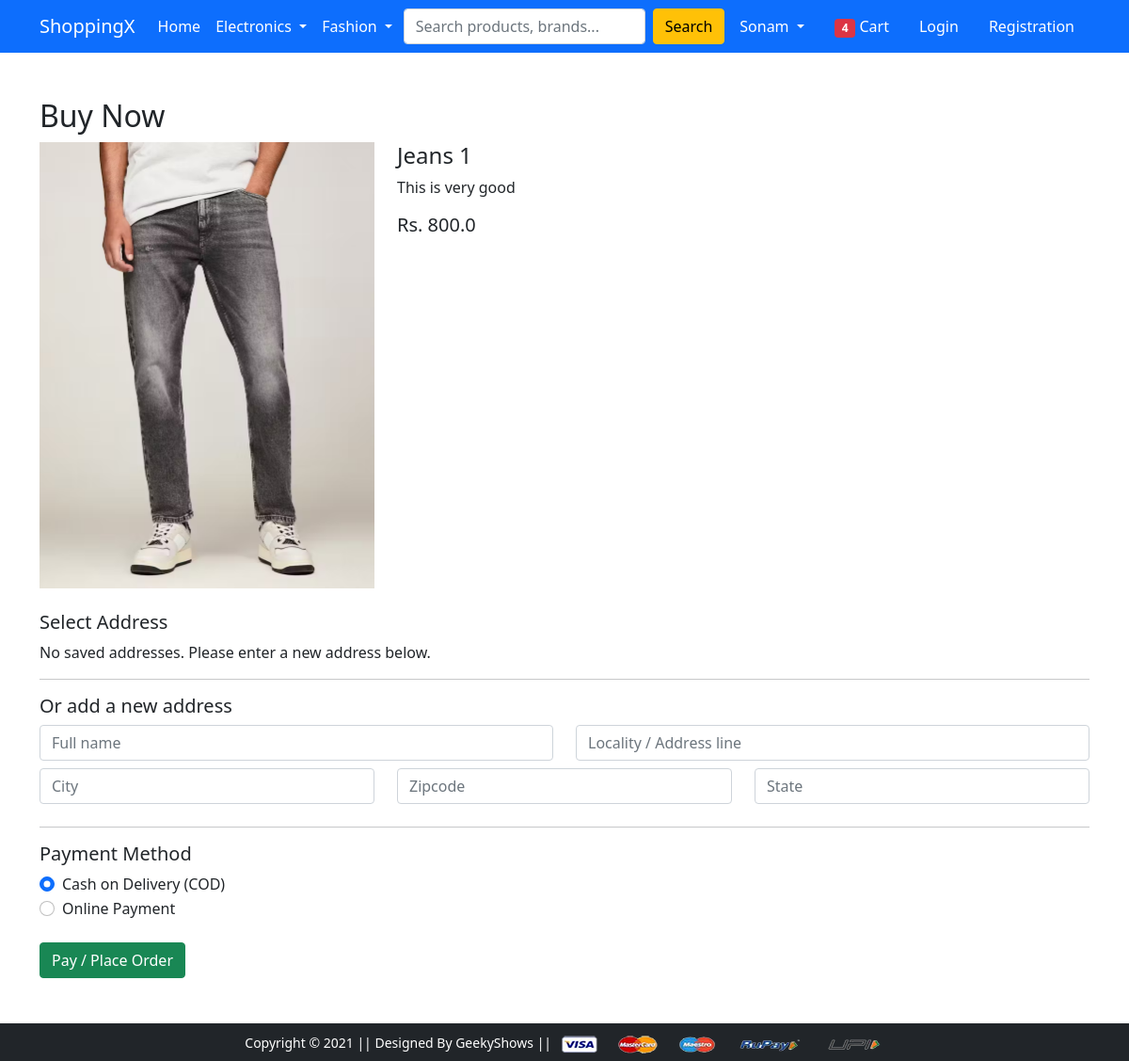
Screenshot of /buy/?product_id=1 (signed in) with the database file from the repository.
### app/models.py (models this page shows, shortened)
class Product(models.Model):
    title = models.CharField(max_length=100)
    selling_price = models.FloatField()
    discounted_price = models.FloatField()
    description = models.TextField()
    brand = models.CharField(max_length=100)
    category = models.CharField(choices=CATEGORY_CHOICES, max_length=2)
    product_image = models.ImageField(upload_to='productimg')

### app/views.py (the view, shortened to what this page needs)
# urls.py: path('buy/', views.buy_now, name='buy-now'),
def buy_now(request):
    if not request.user.is_authenticated:
        return redirect('login')
    product_id = request.GET.get('product_id') or request.POST.get('product_id')
    addresses = Customer.objects.filter(user=request.user)
    product = None
    if product_id:
        try:
            product = Product.objects.get(id=product_id)
        except Product.DoesNotExist:
            product = None
    return render(request, 'app/buynow.html', {
        'addresses': addresses,
        'product': product,
    })

### app/templates/app/buynow.html (shortened to what this page needs)
{% extends 'app/base.html' %}
{% load static %}
{% block main-content %}
<div class="container my-5">
	<h2>Buy Now</h2>
	{% if product %}
		<div class="row">
			<div class="col-sm-4">
				<img src="{{ product.product_image.url }}" alt="{{ product.title }}" class="img-fluid">
			</div>
			<div class="col-sm-8">
				<h4>{{ product.title }}</h4>
				<p>{{ product.description }}</p>
				<h5>Rs. {{ product.discounted_price }}</h5>
			</div>
		</div>
	{% endif %}
	<form method="post" class="mt-4">
		<h5>Select Address</h5>
		{% if addresses %}
			{% for addr in addresses %}
				<div class="form-check">
					<input class="form-check-input" type="radio" name="custid" id="addr{{ addr.id }}" value="{{ addr.id }}" {% if forloop.first %}checked{% endif %}>
					<label class="form-check-label" for="addr{{ addr.id }}">
						{{ addr.name }} — {{ addr.locality }}, {{ addr.city }} ({{ addr.state }})
					</label>
				</div>
			{% endfor %}
		{% else %}
			<p>No saved addresses. Please enter a new address below.</p>
		{% endif %}
		<hr>
		<h5>Or add a new address</h5>
		<div class="row">
			<div class="col-md-6 mb-2">
				<input name="name" class="form-control" placeholder="Full name">
			</div>
			<div class="col-md-6 mb-2">
				<input name="locality" class="form-control" placeholder="Locality / Address line">
			</div>
			<div class="col-md-4 mb-2">
				<input name="city" class="form-control" placeholder="City">
			</div>
			<div class="col-md-4 mb-2">
				<input name="zipcode" class="form-control" placeholder="Zipcode">
			</div>
			<div class="col-md-4 mb-2">
				<input name="state" class="form-control" placeholder="State">
			</div>
		</div>
		<hr>
		<h5>Payment Method</h5>
		<div class="form-check">
			<input class="form-check-input" type="radio" name="payment_method" id="cod" value="COD" checked>
			<label class="form-check-label" for="cod">Cash on Delivery (COD)</label>
		</div>
		<div class="form-check">
			<input class="form-check-input" type="radio" name="payment_method" id="online" value="DEBIT">
			<label class="form-check-label" for="online">Online Payment</label>
		</div>
		<div class="mt-4">
			<button type="submit" class="btn btn-success">Pay / Place Order</button>
		</div>
	</form>
 </div>
{% endblock main-content %}

### rows the page displays
Product: product_image (picture), title "Jeans 1", description "This is very good", discounted_price "800.0"
